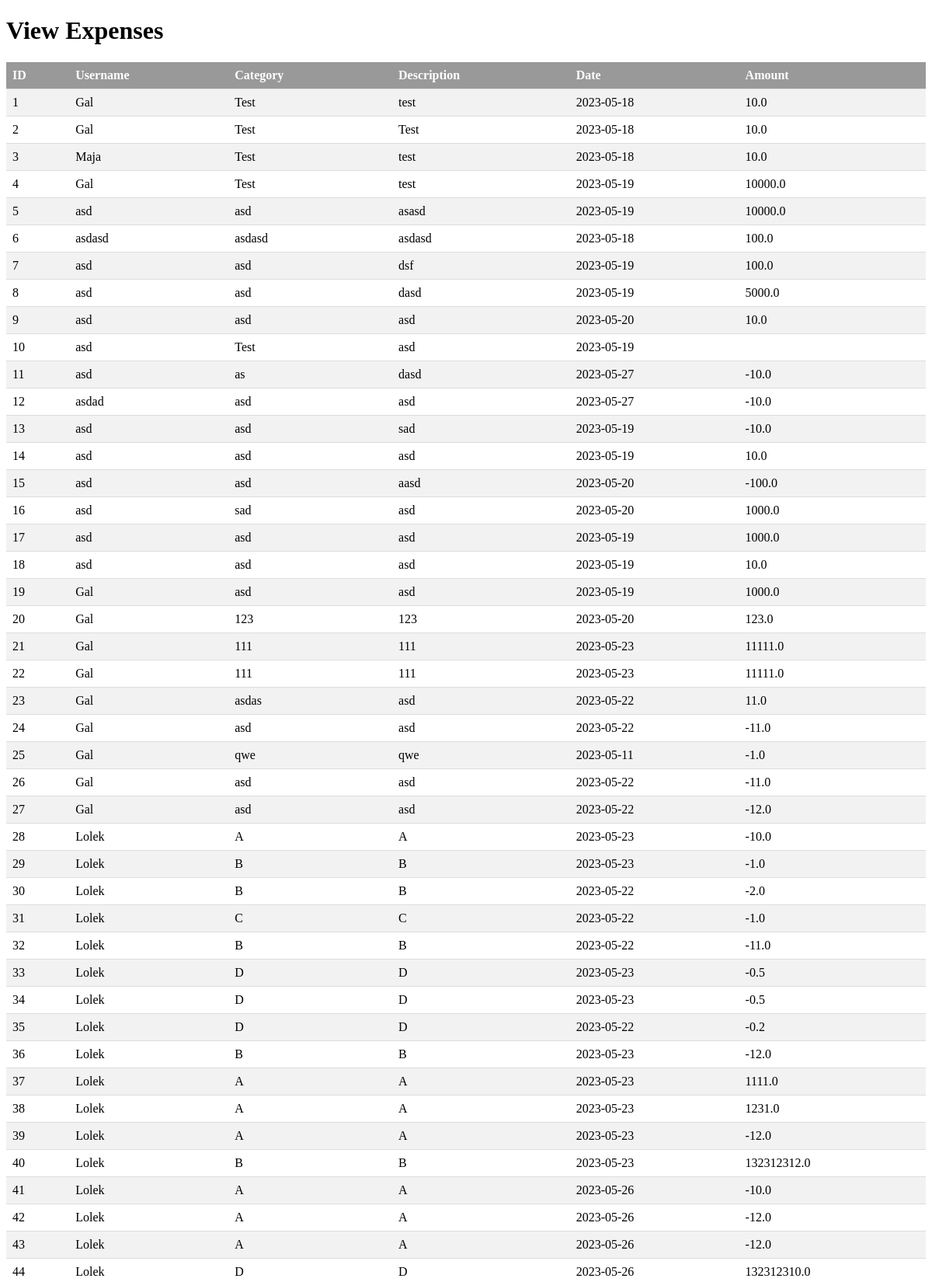
Screenshot of /view_expenses (upper part) with the database file from the repository.
### tables this page shows
CREATE TABLE expenses (
            id INTEGER PRIMARY KEY AUTOINCREMENT,
            username TEXT,
            category TEXT,
            description TEXT,
            date TEXT,
            amount REAL
        );

### application.py (the view)
@application.route('/view_expenses')
def view_expenses():
    conn = get_db("expenses.db")
    cursor = conn.cursor()
    cursor.execute("SELECT * FROM expenses")
    expenses = cursor.fetchall()
    cursor.close()
    conn.close()
    return render_template('view_expenses.html', expenses=expenses)

### application.py (called while the page is built)
def get_db(database):
    db = getattr(g, '_database', None)
    if db is None:
        db = g._database = sqlite3.connect(database)
    return db

@application.teardown_appcontext
def close_connection(exception):
    db = getattr(g, '_database', None)
    if db is not None:
        db.close()

### templates/view_expenses.html (shortened to what this page needs)
<!DOCTYPE html>
<html>
<head>
</head>
<body>
   <h1>View Expenses</h1>
   <table>
      <tr>
         <th>ID</th>
         <th>Username</th>
         <th>Category</th>
         <th>Description</th>
         <th>Date</th>
         <th>Amount</th>
      </tr>
      {% for expense in expenses %}
      <tr>
         <td>{{ expense[0] }}</td>
         <td>{{ expense[1] }}</td>
         <td>{{ expense[2] }}</td>
         <td>{{ expense[3] }}</td>
         <td>{{ expense[4] }}</td>
         <td>{{ expense[5] }}</td>
      </tr>
      {% endfor %}
   </table>
</body>
</html>

### templates/view_expenses.html (style rules this page uses)
table { border-collapse: collapse; width: 100%; }
th, td { padding: 8px; text-align: left; border-bottom: 1px solid #ddd; }
tr:nth-child(even) { background-color: #f2f2f2; }
th { background-color: #999999; color: white; }

### rows the page displays
expenses: id "1", username "Gal", category "Test", description "test", date "2023-05-18", amount "10.0"
expenses: id "2", username "Gal", category "Test", description "Test", date "2023-05-18", amount "10.0"
expenses: id "3", username "Maja", category "Test", description "test", date "2023-05-18", amount "10.0"
expenses: id "4", username "Gal", category "Test", description "test", date "2023-05-19", amount "10000.0"
expenses: id "5", username "asd", category "asd", description "asasd", date "2023-05-19", amount "10000.0"
expenses: id "6", username "asdasd", category "asdasd", description "asdasd", date "2023-05-18", amount "100.0"
expenses: id "7", username "asd", category "asd", description "dsf", date "2023-05-19", amount "100.0"
expenses: id "8", username "asd", category "asd", description "dasd", date "2023-05-19", amount "5000.0"
expenses: id "9", username "asd", category "asd", description "asd", date "2023-05-20", amount "10.0"
expenses: id "10", username "asd", category "Test", description "asd", date "2023-05-19"
expenses: id "11", username "asd", category "as", description "dasd", date "2023-05-27", amount "-10.0"
expenses: id "12", username "asdad", category "asd", description "asd", date "2023-05-27", amount "-10.0"
expenses: id "13", username "asd", category "asd", description "sad", date "2023-05-19", amount "-10.0"
expenses: id "14", username "asd", category "asd", description "asd", date "2023-05-19", amount "10.0"
expenses: id "15", username "asd", category "asd", description "aasd", date "2023-05-20", amount "-100.0"
expenses: id "16", username "asd", category "sad", description "asd", date "2023-05-20", amount "1000.0"
expenses: id "17", username "asd", category "asd", description "asd", date "2023-05-19", amount "1000.0"
expenses: id "18", username "asd", category "asd", description "asd", date "2023-05-19", amount "10.0"
expenses: id "19", username "Gal", category "asd", description "asd", date "2023-05-19", amount "1000.0"
expenses: id "20", username "Gal", category "123", description "123", date "2023-05-20", amount "123.0"
expenses: id "21", username "Gal", category "111", description "111", date "2023-05-23", amount "11111.0"
expenses: id "22", username "Gal", category "111", description "111", date "2023-05-23", amount "11111.0"
expenses: id "23", username "Gal", category "asdas", description "asd", date "2023-05-22", amount "11.0"
expenses: id "24", username "Gal", category "asd", description "asd", date "2023-05-22", amount "-11.0"
expenses: id "25", username "Gal", category "qwe", description "qwe", date "2023-05-11", amount "-1.0"
expenses: id "26", username "Gal", category "asd", description "asd", date "2023-05-22", amount "-11.0"
expenses: id "27", username "Gal", category "asd", description "asd", date "2023-05-22", amount "-12.0"
expenses: id "28", username "Lolek", category "A", description "A", date "2023-05-23", amount "-10.0"
expenses: id "29", username "Lolek", category "B", description "B", date "2023-05-23", amount "-1.0"
expenses: id "30", username "Lolek", category "B", description "B", date "2023-05-22", amount "-2.0"
expenses: id "31", username "Lolek", category "C", description "C", date "2023-05-22", amount "-1.0"
expenses: id "32", username "Lolek", category "B", description "B", date "2023-05-22", amount "-11.0"
expenses: id "33", username "Lolek", category "D", description "D", date "2023-05-23", amount "-0.5"
expenses: id "34", username "Lolek", category "D", description "D", date "2023-05-23", amount "-0.5"
expenses: id "35", username "Lolek", category "D", description "D", date "2023-05-22", amount "-0.2"
expenses: id "36", username "Lolek", category "B", description "B", date "2023-05-23", amount "-12.0"
expenses: id "37", username "Lolek", category "A", description "A", date "2023-05-23", amount "1111.0"
expenses: id "38", username "Lolek", category "A", description "A", date "2023-05-23", amount "1231.0"
expenses: id "39", username "Lolek", category "A", description "A", date "2023-05-23", amount "-12.0"
expenses: id "40", username "Lolek", category "B", description "B", date "2023-05-23", amount "132312312.0"
expenses: id "41", username "Lolek", category "A", description "A", date "2023-05-26", amount "-10.0"
expenses: id "42", username "Lolek", category "A", description "A", date "2023-05-26", amount "-12.0"
expenses: id "43", username "Lolek", category "A", description "A", date "2023-05-26", amount "-12.0"
expenses: id "44", username "Lolek", category "D", description "D", date "2023-05-26", amount "132312310.0"
